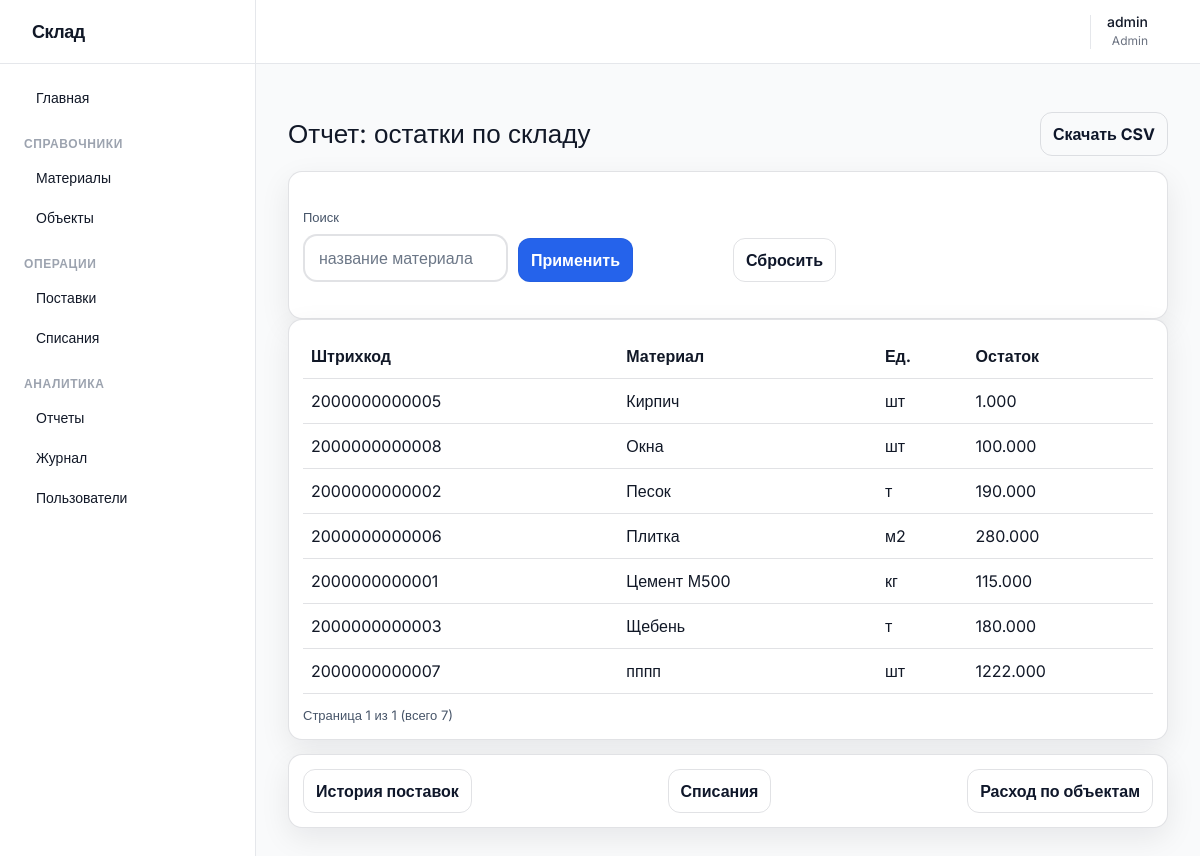
The app's page /reports/stock (signed in) with its own data.
### app/models.py (models this page shows, shortened)
class User(db.Model, UserMixin):
    __tablename__ = "users"
    id = db.Column(db.Integer, primary_key=True)
    username = db.Column(db.String(80), unique=True, nullable=False)
    password_hash = db.Column(db.String(255), nullable=False)
    role = db.Column(db.String(30), nullable=False)
    created_at = db.Column(db.DateTime, nullable=False, default=datetime.utcnow)

class Material(db.Model):
    __tablename__ = "materials"
    id = db.Column(db.Integer, primary_key=True)
    barcode = db.Column(db.String(64), unique=True, nullable=False)
    name = db.Column(db.String(150), unique=True, nullable=False)
    unit = db.Column(db.String(20), nullable=False)
    current_stock = db.Column(db.Numeric(12, 3), nullable=False, default=Decimal("0"))
    created_at = db.Column(db.DateTime, nullable=False, default=datetime.utcnow)

### app/reports/routes.py (the view)
@bp.route("/stock")
@login_required
def stock_report():
    q = (request.args.get("q") or "").strip()
    query = Material.query
    if q:
        like = f"%{q}%"
        query = query.filter((Material.name.ilike(like)) | (Material.barcode.ilike(like)))
    query = query.order_by(Material.name.asc())
    if (request.args.get("export") or "").lower() == "csv":
        materials = query.all()
        rows = [[m.barcode, m.name, m.unit, f"{m.current_stock:.3f}"] for m in materials]
        return csv_response("stock.csv", ["Штрихкод", "Материал", "Ед.", "Остаток"], rows)
    page = paginate(query, per_page=50)
    return render_template("reports/stock.html", materials=page["items"], page=page, q=q)

### app/auth/routes.py (called while the page is built)
@login_manager.user_loader
def load_user(user_id: str):
    return User.query.get(int(user_id))

### app/utils.py (called while the page is built)
def get_int_arg(name: str, default: int) -> int:
    try:
        return int(request.args.get(name, default))
    except Exception:
        return default

def paginate(query, per_page: int = 20):
    page = get_int_arg("page", 1)
    if page < 1:
        page = 1
    total = query.count()
    pages = (total + per_page - 1) // per_page
    items = query.limit(per_page).offset((page - 1) * per_page).all()
    return {
        "items": items,
        "page": page,
        "per_page": per_page,
        "total": total,
        "pages": pages,
        "has_prev": page > 1,
        "has_next": page < pages,
        "prev_page": page - 1,
        "next_page": page + 1,
    }

### app/templates/reports/stock.html (shortened to what this page needs)
{% extends 'base.html' %}
{% block content %}
  <div class="row">
    <h1>Отчет: остатки по складу</h1>
    <a class="btn btn--ghost" href="{{ url_for('reports.stock_report', export='csv', q=q) }}">Скачать CSV</a>
  </div>
  <div class="card">
    <form method="get" class="filters">
      <label class="field">
        <span>Поиск</span>
        <input name="q" value="{{ q }}" placeholder="название материала">
      </label>
      <div class="field" style="align-self:end;">
        <span>&nbsp;</span>
        <button class="btn" type="submit">Применить</button>
      </div>
      <div class="field" style="align-self:end;">
        <span>&nbsp;</span>
        <a class="btn btn--ghost" href="{{ url_for('reports.stock_report') }}">Сбросить</a>
      </div>
    </form>
  </div>
  <div class="card">
    <div class="desktop-only">
      <table class="table">
        <thead><tr><th>Штрихкод</th><th>Материал</th><th>Ед.</th><th>Остаток</th></tr></thead>
        <tbody>
          {% for m in materials %}
            <tr><td>{{ m.barcode }}</td><td>{{ m.name }}</td><td>{{ m.unit }}</td><td>{{ '%.3f'|format(m.current_stock) }}</td></tr>
          {% endfor %}
        </tbody>
      </table>
    </div>
    {% if page %}
      <div class="pager">
        <div class="pager__info">Страница {{ page.page }} из {{ page.pages }} (всего {{ page.total }})</div>
      </div>
    {% endif %}
  </div>
  <div class="card" style="margin-top: 14px;">
    <div class="row">
      <a class="btn btn--ghost" href="{{ url_for('reports.supplies_report') }}">История поставок</a>
      <a class="btn btn--ghost" href="{{ url_for('reports.writeoffs_report') }}">Списания</a>
      <a class="btn btn--ghost" href="{{ url_for('reports.object_consumption') }}">Расход по объектам</a>
    </div>
  </div>
{% endblock %}

### app/templates/base.html (shortened to what this page needs)
<!DOCTYPE html>
<html lang="ru" class="light">
<head>
  <link rel="stylesheet" href="{{ url_for('static', filename='tailwind.css') }}">
  <link rel="stylesheet" href="{{ url_for('static', filename='styles.css') }}">
</head>
<body class="bg-gray-50 text-gray-900 dark:bg-gray-900 dark:text-gray-100 font-sans antialiased flex h-screen overflow-hidden transition-colors duration-200">
  {% if current_user.is_authenticated %}
    <aside id="sidebar" class="bg-white dark:bg-gray-800 border-r border-gray-200 dark:border-gray-700 w-64 hidden md:flex flex-col transition-colors duration-200 z-20 fixed md:relative h-full inset-y-0 left-0">
      <div class="h-16 flex items-center px-6 border-b border-gray-200 dark:border-gray-700">
        <span class="text-lg font-bold tracking-tight">Склад</span>
      </div>
      <nav class="flex-1 overflow-y-auto py-4 px-3 space-y-1">
        <a href="{{ url_for('reports.dashboard') }}" class="flex items-center px-3 py-2 text-sm font-medium rounded-md hover:bg-gray-100 dark:hover:bg-gray-700">
           Главная
        </a>
        <div class="pt-4 pb-1">
          <p class="px-3 text-xs font-semibold text-gray-400 uppercase tracking-wider">Справочники</p>
        </div>
        <a href="{{ url_for('materials.list_materials') }}" class="flex items-center px-3 py-2 text-sm font-medium rounded-md hover:bg-gray-100 dark:hover:bg-gray-700">
           Материалы
        </a>
        <a href="{{ url_for('objects.list_objects') }}" class="flex items-center px-3 py-2 text-sm font-medium rounded-md hover:bg-gray-100 dark:hover:bg-gray-700">
           Объекты
        </a>
        <div class="pt-4 pb-1">
          <p class="px-3 text-xs font-semibold text-gray-400 uppercase tracking-wider">Операции</p>
        </div>
        <a href="{{ url_for('inventory.list_supplies') }}" class="flex items-center px-3 py-2 text-sm font-medium rounded-md hover:bg-gray-100 dark:hover:bg-gray-700">
           Поставки
        </a>
        <a href="{{ url_for('inventory.list_writeoffs') }}" class="flex items-center px-3 py-2 text-sm font-medium rounded-md hover:bg-gray-100 dark:hover:bg-gray-700">
           Списания
        </a>
        <div class="pt-4 pb-1">
          <p class="px-3 text-xs font-semibold text-gray-400 uppercase tracking-wider">Аналитика</p>
        </div>
        <a href="{{ url_for('reports.stock_report') }}" class="flex items-center px-3 py-2 text-sm font-medium rounded-md hover:bg-gray-100 dark:hover:bg-gray-700">
           Отчеты
        </a>
        {% if current_user.role in ['admin', 'manager'] %}
          <a href="{{ url_for('audit.list_audit') }}" class="flex items-center px-3 py-2 text-sm font-medium rounded-md hover:bg-gray-100 dark:hover:bg-gray-700">
             Журнал
          </a>
        {% endif %}
        {% if current_user.role == 'admin' %}
          <a href="{{ url_for('users.list_users') }}" class="flex items-center px-3 py-2 text-sm font-medium rounded-md hover:bg-gray-100 dark:hover:bg-gray-700">
             Пользователи
          </a>
        {% endif %}
      </nav>
    </aside>
  {% endif %}
  <div class="flex-1 flex flex-col w-full overflow-hidden">
    {% if current_user.is_authenticated %}
      <header class="h-16 bg-white dark:bg-gray-800 border-b border-gray-200 dark:border-gray-700 flex items-center justify-between px-4 sm:px-6 transition-colors duration-200 z-10">
        <div class="flex items-center space-x-4 ml-auto">
          <button id="theme-toggle" class="p-2 rounded-full text-gray-500 hover:bg-gray-100 dark:hover:bg-gray-700 focus:outline-none" title="Переключить тему" type="button">
          </button>
          <div class="flex items-center gap-3 border-l border-gray-200 dark:border-gray-700 pl-4">
            <div class="text-right hidden sm:block">
              <p class="text-sm font-medium leading-none">{{ current_user.username }}</p>
              <p class="text-xs text-gray-500 dark:text-gray-400 mt-1 capitalize">{{ current_user.role }}</p>
            </div>
            <a href="{{ url_for('auth.logout') }}" class="p-2 text-red-600 hover:bg-red-50 dark:hover:bg-red-900/20 rounded-md transition-colors" title="Выход">
            </a>
          </div>
        </div>
      </header>
    {% endif %}
    <main class="flex-1 overflow-x-hidden overflow-y-auto p-4 sm:p-6 lg:p-8 relative">
      {% block content %}{% endblock %}
    </main>
  </div>
</body>
</html>

### app/static/styles.css (style rules this page uses)
:root { --bg:#f6f7fb; --text:#0f172a; --muted:#475569; --card:#ffffff; --border:rgba(15,23,42,.12); --shadow:0 10px 30px rgba(2,6,23,.08); --primary:#2563eb; --primary_text:#ffffff; --danger:#b91c1c; --danger_bg:rgba(239,68,68,.12); --success_bg:rgba(34,197,94,.12); --input_bg:#ffffff; }
* { box-sizing:border-box }
body { margin:0;font-family:system-ui,-apple-system,Segoe UI,Roboto,Arial,sans-serif;background:var(--bg);color:var(--text) }
a { color:inherit }
h1 { font-size:26px;margin:18px 0 }
.card { background:var(--card);border:1px solid var(--border);border-radius:14px;padding:14px;box-shadow:var(--shadow) }
.row { display:flex;align-items:center;justify-content:space-between;gap:12px;flex-wrap:wrap }
.btn { display:inline-block;border:1px solid color-mix(in oklab,var(--primary) 60%, var(--border));background:var(--primary);color:var(--primary_text);padding:9px 12px;border-radius:12px;text-decoration:none;font-weight:700;cursor:pointer }
.btn--ghost { background:transparent;color:var(--text);border:1px solid var(--border) }
.field { display:block;margin:10px 0 }
.field span { display:block;margin-bottom:6px;color:var(--muted);font-size:13px }
input,select,textarea { width:100%;padding:12px 14px;border-radius:14px;border:2px solid var(--border);background:var(--input_bg);color:var(--text);font-size:16px;line-height:1.25;min-height:44px;transition:border-color .15s ease, box-shadow .15s ease, filter .15s ease }
input::placeholder,textarea::placeholder { color:color-mix(in oklab,var(--muted) 80%, transparent) }
.table { width:100%;border-collapse:collapse }
.table th,.table td { padding:10px 8px;border-bottom:1px solid var(--border);text-align:left;vertical-align:top }
.table thead th { position:sticky;top:0;background:var(--card);z-index:1 }
.desktop-only { display:block }
.filters { display:grid;grid-template-columns:repeat(4,minmax(0,1fr));gap:10px;margin:12px 0 }
.pager { display:flex;justify-content:space-between;gap:10px;align-items:center;margin-top:12px }
.pager__info { color:var(--muted);font-size:13px }

### records on screen
User: username "admin", role "Admin"
Material: barcode "2000000000005", name "Кирпич", unit "шт", current_stock "1.000"
Material: barcode "2000000000008", name "Окна", unit "шт", current_stock "100.000"
Material: barcode "2000000000002", name "Песок", unit "т", current_stock "190.000"
Material: barcode "2000000000006", name "Плитка", unit "м2", current_stock "280.000"
Material: barcode "2000000000001", name "Цемент М500", unit "кг", current_stock "115.000"
Material: barcode "2000000000003", name "Щебень", unit "т", current_stock "180.000"
Material: barcode "2000000000007", name "пппп", unit "шт", current_stock "1222.000"

### other values on screen
{{ page.page }} "1"
{{ page.pages }} "1"
{{ page.total }} "7"
